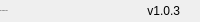
              <widget class="QFrame" name="bottomBar">
               <property name="minimumSize">
                <size>
                 <width>0</width>
                 <height>22</height>
                </size>
               </property>
               <property name="maximumSize">
                <size>
                 <width>16777215</width>
                 <height>22</height>
                </size>
               </property>
               <property name="frameShape">
                <enum>QFrame::NoFrame</enum>
               </property>
               <property name="frameShadow">
                <enum>QFrame::Raised</enum>
               </property>
               <layout class="QHBoxLayout" name="horizontalLayout_5">
                <property name="spacing">
                 <number>0</number>
                </property>
                <property name="leftMargin">
                 <number>0</number>
                </property>
                <property name="topMargin">
                 <number>0</number>
                </property>
                <property name="rightMargin">
                 <number>0</number>
                </property>
                <property name="bottomMargin">
                 <number>0</number>
                </property>
                <item>
                 <widget class="QLabel" name="creditsLabel">
                  <property name="maximumSize">
                   <size>
                    <width>16777215</width>
                    <height>16</height>
                   </size>
                  </property>
                  <property name="font">
                   <font>
                    <family>Segoe UI</family>
                    <pointsize>-1</pointsize>
                    <italic>false</italic>
                    <bold>false</bold>
                   </font>
                  </property>
                  <property name="text">
                   <string>By: Sungjae Jung</string>
                  </property>
                  <property name="alignment">
                   <set>Qt::AlignLeading|Qt::AlignLeft|Qt::AlignVCenter</set>
                  </property>
                 </widget>
                </item>
                <item>
                 <widget class="QLabel" name="version">
                  <property name="text">
                   <string>v1.0.3</string>
                  </property>
                  <property name="alignment">
                   <set>Qt::AlignRight|Qt::AlignTrailing|Qt::AlignVCenter</set>
                  </property>
                 </widget>
                </item>
                <item>
                 <widget class="QFrame" name="frame_size_grip">
                  <property name="minimumSize">
                   <size>
                    <width>20</width>
                    <height>0</height>
                   </size>
                  </property>
                  <property name="maximumSize">
                   <size>
                    <width>20</width>
                    <height>16777215</height>
                   </size>
                  </property>
                  <property name="frameShape">
                   <enum>QFrame::NoFrame</enum>
                  </property>
                  <property name="frameShadow">
                   <enum>QFrame::Raised</enum>
                  </property>
                 </widget>
                </item>
               </layout>
              </widget>
